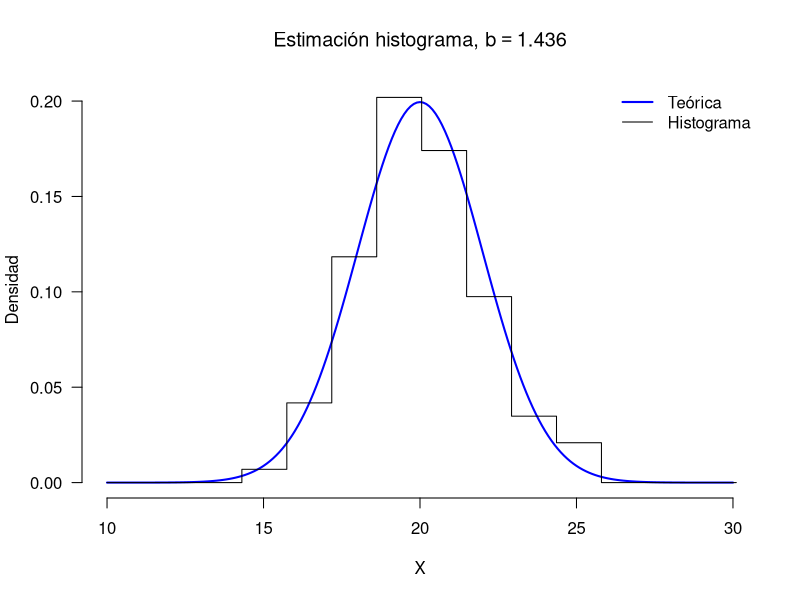
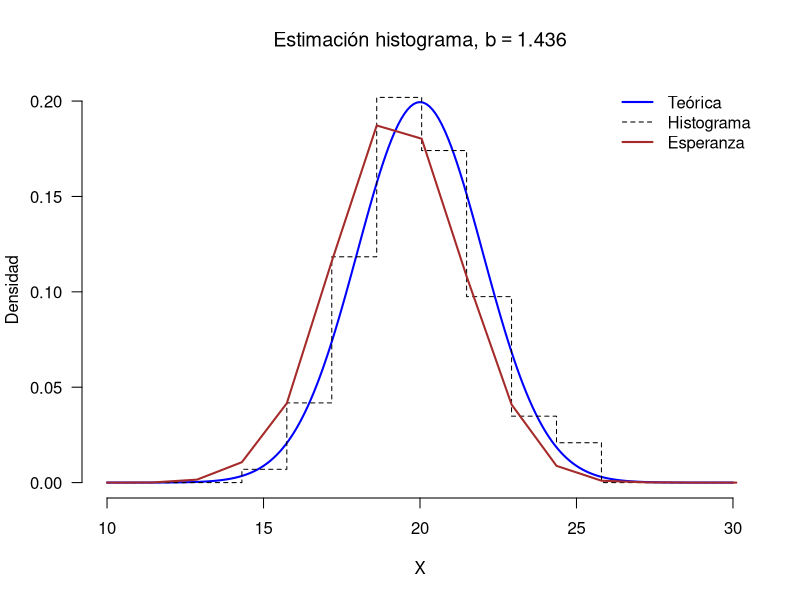
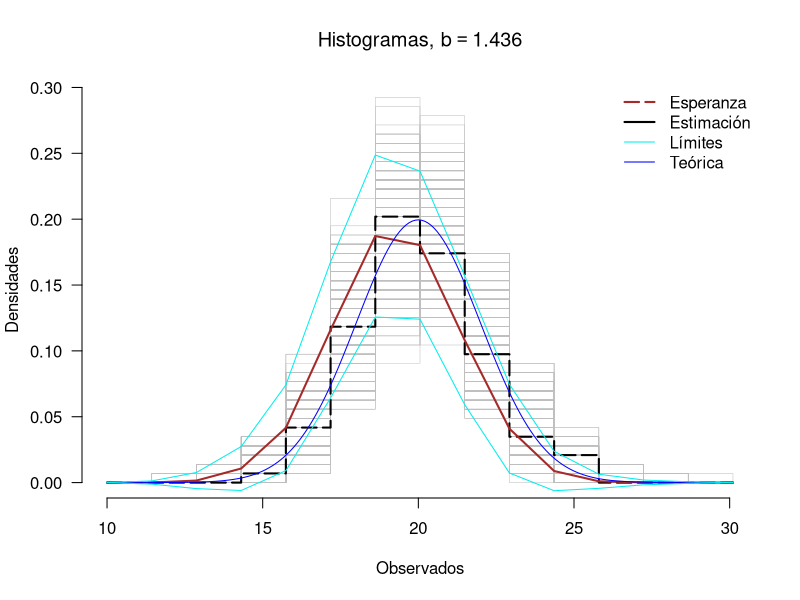
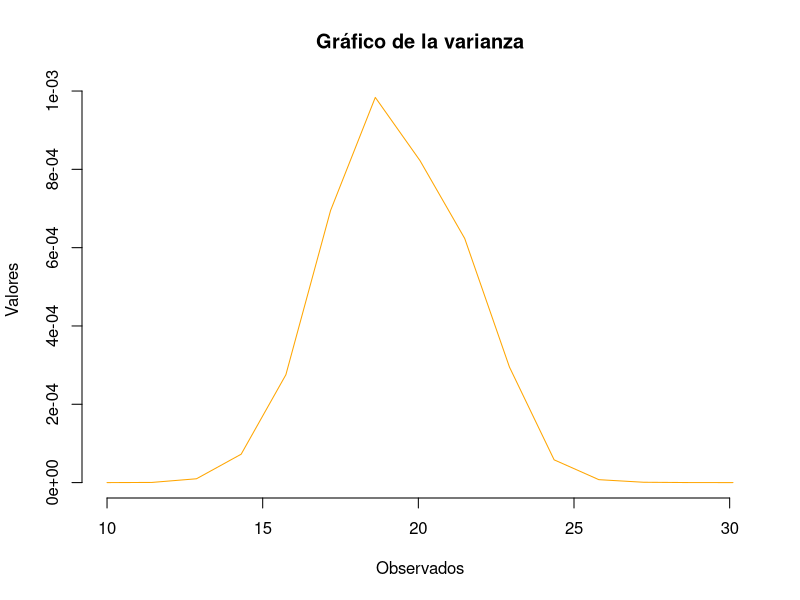

Source code (R) for these figures, in order:
## ---- chunk 1
## Ajustamos los parámetros iniciales
n <- 100                                        # Tamaño de la muestra
mu <- 20                                        # Media teórica              
sigma <- 2                                      # Desv. estándar teórica
set.seed(n)                                     # Fijamos la semilla

# Tomamos la muestra
datos <- rnorm(n = n, mean = mu, sd = sigma)    # X ~ N(20, 4)

## Estimación histograma
histograma <- hist(datos, plot = FALSE)
## ---- chunk 2
# Extraemos la estimación histograma de la densidad
densidad1 <- histograma$density

# Extraemos los conteos y los extremos de un intervalo
ni <- histograma$counts                         # Conteos en cada intervalo
cortes <- histograma$breaks[1:2]                # Los dos primeros puntos
b <- diff(cortes)/2                             # Distancia sobre 2
densidad2 <- ni / (2*n*b)                       # Calculamos la densidad
                                                
# Comparamos los vectores
all.equal(densidad1, densidad2)                 # Hacemos la comparación
## ---- chunk 3
# Inicio de las simulaciones
N <- 500                                        # Cantidad de simulaciones
muestras <- matrix(0, nrow = n, ncol = N)       # Guardamos 500 muestras de tamaño 100
b0s <- NULL                                     # Almacenamos los b's 
                                                
for(i in 1:N)
{
    muestras[, i] <- rnorm(n, mean = mu, sd = sigma)    # Toma de la muestra
    cuartiles <- quantile(muestras[, i],                # Primer y tercer cuartil
                          probs = c(1, 3)/4, names = FALSE)
    RICs <- diff(cuartiles)                             # Rango intercuartílico
    sigmas_hat <- min(RICs / 1.35, sd(muestras[, i]))   
    b0s[i] <- 3.491 * sigmas_hat * n^(-1/3)             # b'óptimo de cada muestra
}

# Cálculo del b óptimo como promedio de todos los b's
( b_Optimo <- mean(b0s) )

# b óptimo obtenido de la muestra
RIC_datos <- diff(quantile(datos, probs = c(1, 3)/4, names = FALSE))
sigma_hat <- min(RIC_datos / 1.35, sd(datos))
3.491 * sigma_hat * n^(-1/3)
## ---- chunk 4
# A 4 desviaciones estándar (de la media), en una normal, estará el 99%
lImites <- mu + c(-1, 1) * 5 * sigma

# Extremos de los intervalos
puntos <- seq(from = lImites[1], to = lImites[2] + 1, by = b_Optimo)

# Histograma con el ancho de banda óptimo
Hist <- hist(datos, breaks = puntos, plot = FALSE)

# Curva teórica
rango <- seq(from = lImites[1], to = lImites[2], by = 0.1)
plot(x = rango, y = dnorm(rango, mu, sigma), frame = FALSE, 
     xlab = "X", ylab = "Densidad", type = "l", las = 1, 
     lwd = 2, ylim = c(0, max(Hist$density)), col = "blue", 
     main = bquote("Estimación histograma, b" == .(round(b_Optimo, 3))))

# Gráfico del histograma
lines(x = puntos, y = c(Hist$density, 0), type = "s")

# Leyenda
legend(x = "topright", lwd = 2:1, col = c("blue", "black"), 
       legend = c("Teórica", "Histograma"), bty = "n")
## ---- chunk 5
# Obtenemos los histogramas de cada muestra
histogramas <- apply(muestras, 2, function(k){
                         c(hist(k, breaks = puntos, plot = FALSE)$density, 0)
                     })
E_fh <- apply(histogramas, 1, mean)             # Valor esperado
Sd_fh <- apply(histogramas, 1, sd)              # Desviación estándar

plot(x = rango, y = dnorm(rango, mu, sigma), frame = FALSE, 
     xlab = "X", ylab = "Densidad", type = "l", las = 1, 
     lwd = 2, ylim = c(0, max(Hist$density)), col = "blue", 
     main = bquote("Estimación histograma, b" == .(round(b_Optimo, 3))))

# Gráfico del histograma
lines(x = puntos, y = c(Hist$density, 0), type = "s", lty = 2)

# Esperanza
lines(x = puntos, y = E_fh, col = "brown", lwd = 2, type = "l")

# Leyenda
legend(x = "topright", lwd = c(2, 1, 2), col = c("blue", "black", "brown"), 
       legend = c("Teórica", "Histograma", "Esperanza"), bty = "n",
       lty = c(1, 2, 1))
## ---- chunk 6
# Todos los histogramas obtenidos
matplot(x = puntos, y = histogramas, type = "s", las = 1,
        col = "gray", lty = 1, frame = FALSE, lwd = 0.5, 
        xlab = "Observados", ylab = "Densidades",
        main = bquote("Histogramas, b" == .(round(b_Optimo, 3))))

# El histograma de la muestra inicial
lines(x = puntos, y = c(Hist$density, 0), col = "black", 
      lwd = 2, type = "s", lty = 5)

# Valor esperado
lines(x = puntos, y = E_fh, col = "brown", lwd = 2, type = "l")

# Estimación teórica
lines(rango, dnorm(rango, mean = mu, sd = sigma), col = "blue")

# "Bandas de confianza"
matlines(x = puntos, y = cbind(E_fh - 1.96 * Sd_fh, 
                               E_fh + 1.96 * Sd_fh), 
         type = "l", col = "cyan2", lty = 1, lwd = 1)

# Leyenda
legend(x = "topright", bty = "n", col = c("brown", "black", "cyan2", "blue"),
       lwd = rep(2:1, each = 2), lty = c(5, 1, 1, 1),
       legend = c("Esperanza", "Estimación", "Límites", "Teórica"))
## ---- chunk 7
# Gráfico de la varianza
plot(x = puntos, y = Sd_fh^2, main = "Gráfico de la varianza", frame = FALSE, 
     xlab = "Observados", ylab = "Valores", type = "l", col = "orange")
## ---- chunk 8
h_Silverman <- 0.9 * sigma_hat * n^(-1/5) 
## ---- chunk 9
# Estimamos la densidad de los datos originales
densidad_k <- density(datos, bw = h_Silverman, kernel = "gaussian",
                      n = 512, from = min(datos), to = max(datos))

f_x1 <- densidad_k$y[1]
## ---- chunk 10
# Construimos el intervalo con alpha = 0.05
alpha <- 0.05                   # Nivel de significancia
z_c <- qnorm(1 - alpha/2)       # Cuantil de la normal

R_k <- (2*sqrt(pi))^(-1)

(sqrt(f_x1) + c(-1, 1) * z_c * sqrt(R_k/(4*n*h_Silverman)))^2
